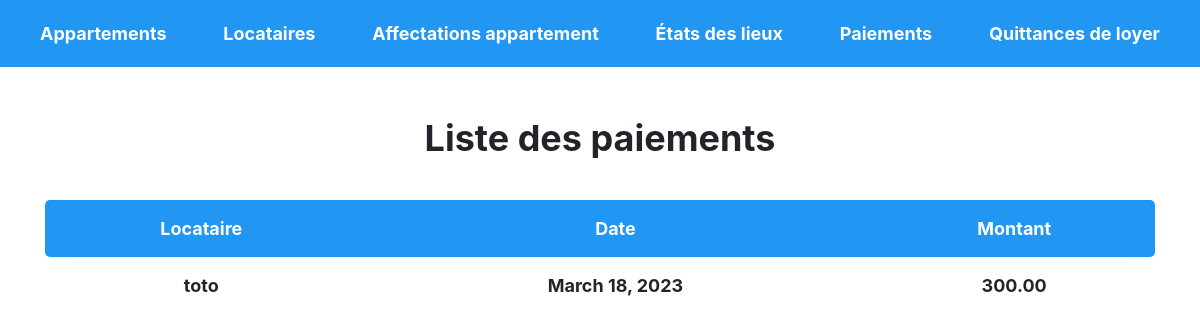
The app's page /index/paiement_list with its own data.
### gestion_locataire/models.py (models this page shows, shortened)
class Paiement(models.Model):
    locataire = models.ForeignKey(Locataire, on_delete=models.CASCADE)
    date = models.DateField()
    montant = models.DecimalField(max_digits=10, decimal_places=2)

class Locataire(models.Model):
    nom = models.CharField(max_length=100)
    adresse = models.CharField(max_length=200)
    numero_telephone = models.CharField(max_length=20)
    adresse_email = models.EmailField()

### gestion_locataire/views.py (the view)
# urls.py: path('paiement_list', views.paiement_list, name='paiement_list'),
def paiement_list(request):
    paiements = Paiement.objects.all()
    return render(request, 'gestion_locataire/paiement_list.html', {'paiements': paiements})

### gestion_locataire/templates/gestion_locataire/paiement_list.html (shortened to what this page needs)
<!DOCTYPE html>
<html>
  <head>
    <link rel="stylesheet" href="https://maxcdn.bootstrapcdn.com/bootstrap/4.0.0/css/bootstrap.min.css">
  </head>
  <body>
    <div class="navbar">
      <a href="{% url 'appartement_list' %}">Appartements</a>
      <a href="{% url 'locataire_list' %}">Locataires</a>
      <a href="{% url 'affectation_appartement_list' %}">Affectations appartement</a>
      <a href="{% url 'etat_des_lieux_list' %}">États des lieux</a>
      <a href="{% url 'paiement_list' %}">Paiements</a>
      <a href="{% url 'quittance_loyer_list' %}">Quittances de loyer</a>
    </div>
    <div class="container">
        <h1>Liste des paiements</h1>
        <table>
          <thead>
            <tr>
              <th>Locataire</th>
              <th>Date</th>
              <th>Montant</th>
            </tr>
          </thead>
          <tbody>
            {% for paiement in paiements %}
            <tr>
              <td>{{ paiement.locataire.nom }}</td>
              <td>{{ paiement.date }}</td>
              <td>{{ paiement.montant }}</td>
            </tr>
            {% endfor %}
          </tbody>
        </table>
      </div>
  </body>
</html>

### gestion_locataire/templates/gestion_locataire/paiement_list.html (style rules this page uses)
.container { padding-top: 50px; text-align: center; }
h1 { font-size: 36px; font-weight: bold; margin-bottom: 40px; text-align: center; }
.navbar { background-color: #2196F3; padding: 20px; text-align: center; }
.navbar a { color: #fff; font-size: 18px; font-weight: bold; text-decoration: none; margin: 0 20px; }
table { width: 100%; margin-top: 40px; text-align: center; }
thead { background-color: #2196F3; color: #fff; }
th, td { padding: 15px 0; font-size: 18px; font-weight: bold; }
th:first-child, td:first-child { border-radius: 5px 0 0 5px; }
th:last-child, td:last-child { border-radius: 0 5px 5px 0; }

### records on screen
Paiement: locataire.nom "toto", date "March 18, 2023", montant "300.00"
